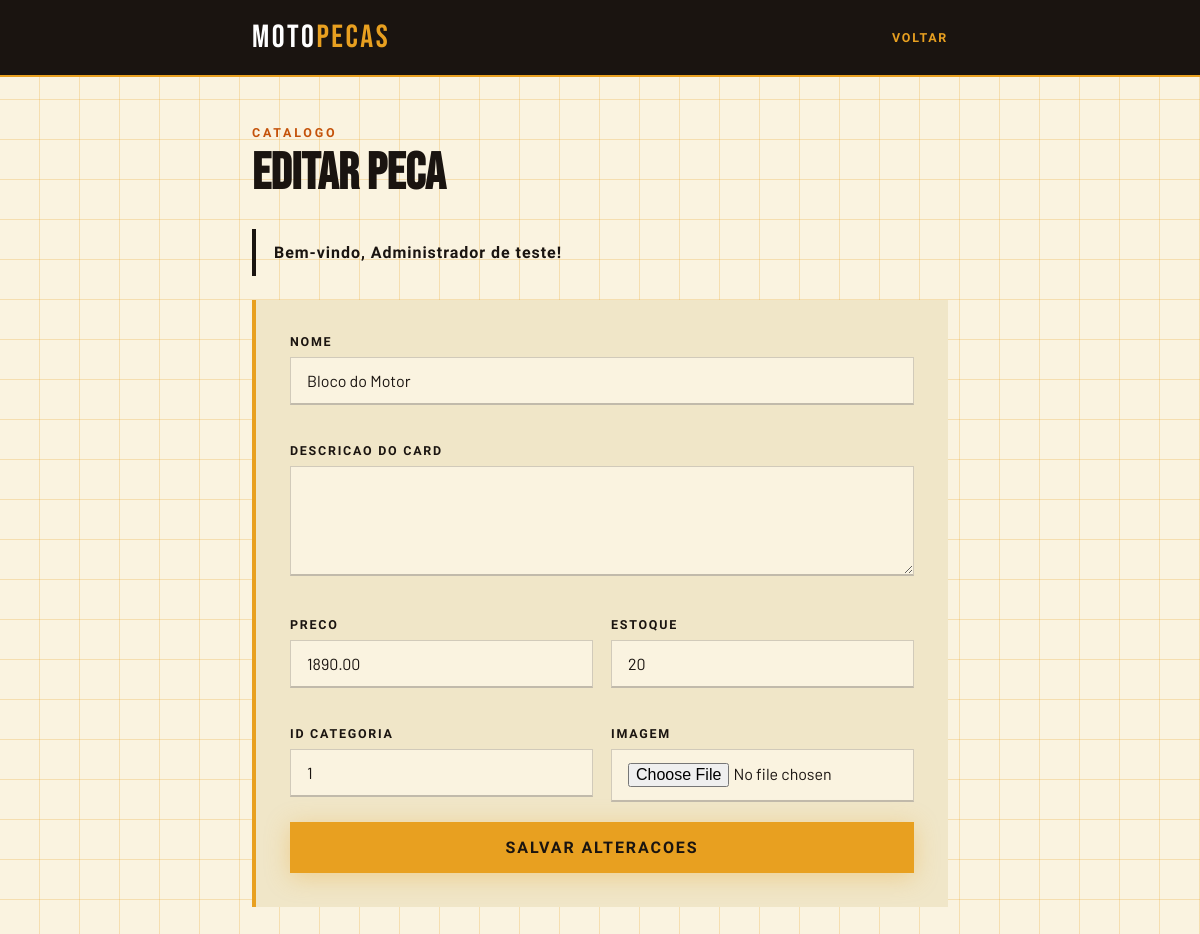
Page /?url=admin/pecas/edit/1 (signed in) on the committed database.
### tables this page shows
CREATE TABLE `produto` (
  `id` int(11) NOT NULL,
  `nome` varchar(150) NOT NULL,
  `preco` decimal(10,2) NOT NULL,
  `estoque` int(11) NOT NULL,
  `id_categoria` int(11) NOT NULL
);

### admin/config/conexao.php (called while the page is built, shortened)
<?php
function getDB(): PDO {
    static $pdo = null;
    if ($pdo === null) {
        try {
            $pdo = new PDO(
                'mysql:host=' . DB_HOST . ';port=3306;dbname=' . DB_NAME . ';charset=utf8mb4',
                DB_USER,
                DB_PASS,
                [
                    PDO::ATTR_ERRMODE            => PDO::ERRMODE_EXCEPTION,
                    PDO::ATTR_DEFAULT_FETCH_MODE => PDO::FETCH_ASSOC,
                    PDO::ATTR_EMULATE_PREPARES   => false,
                ]
            );
        } catch (PDOException $e) {
            http_response_code(500);
            exit('Erro: ' . $e->getMessage());
        }
    }
    return $pdo;
}

### admin/models/ProdutoModel.php (called while the page is built, shortened)
<?php
class ProdutoModel {
    private PDO $db;
    public function __construct() {
        $this->db = getDB();
    }
    public function find(int $id): ?array {
        $stmt = $this->db->prepare(
            'SELECT p.*, c.nome_categoria
             FROM produto p
             LEFT JOIN categoria c ON c.id = p.id_categoria
             WHERE p.id = ?'
        );
        $stmt->execute([$id]);
        $row = $stmt->fetch();
        return $row ?: null;
    }
}

### admin/views/admin/peca_form.php (the view, shortened to what this page needs)
<?php
$editando = !empty($produto);
$acao = $editando ? '?url=admin/pecas/update' : '?url=admin/pecas/store';
$titulo = $editando ? 'Editar peca' : 'Cadastrar peca';
$botao = $editando ? 'Salvar alteracoes' : 'Cadastrar peca';
?>
<!DOCTYPE html>
<html lang="pt-BR">
<head>
</head>
<body>
  <header>
    <div class="header-inner">
      <a href="?url=admin/dashboard" class="logo"><span>Moto</span>Pecas</a>
      <a href="?url=admin/dashboard" class="back">Voltar</a>
    </div>
  </header>
  <main>
    <div class="eyebrow">Catalogo</div>
    <h1><?= htmlspecialchars($titulo) ?></h1>
    <?php if (!empty($flash)): ?>
      <div class="flash flash-<?= htmlspecialchars($flash['tipo']) ?>"><?= htmlspecialchars($flash['mensagem']) ?></div>
    <?php endif; ?>
    <form action="<?= htmlspecialchars($acao) ?>" method="POST" enctype="multipart/form-data">
      <div class="grid">
        <div class="field full">
          <label for="nome">Nome</label>
          <input type="text" id="nome" name="nome" value="<?= htmlspecialchars($produto['nome'] ?? '') ?>" required>
        </div>
        <div class="field full">
          <label for="descricao">Descricao do card</label>
          <textarea id="descricao" name="descricao"><?= htmlspecialchars($produto['descricao'] ?? '') ?></textarea>
        </div>
        <div class="field">
          <label for="preco">Preco</label>
          <input type="text" id="preco" name="preco" placeholder="199.90" value="<?= isset($produto['preco']) ? htmlspecialchars(number_format((float)$produto['preco'], 2, '.', '')) : '' ?>" required>
        </div>
        <div class="field">
          <label for="estoque">Estoque</label>
          <input type="number" id="estoque" name="estoque" min="0" value="<?= (int)($produto['estoque'] ?? 0) ?>" required>
        </div>
        <div class="field">
          <label for="id_categoria">ID categoria</label>
          <input type="number" id="id_categoria" name="id_categoria" min="1" value="<?= (int)($produto['id_categoria'] ?? 1) ?>" required>
        </div>
        <div class="field">
          <label for="imagem">Imagem</label>
          <input type="file" id="imagem" name="imagem" accept="image/png,image/jpeg,image/webp,image/gif">
        </div>
      </div>
      <button type="submit"><?= htmlspecialchars($botao) ?></button>
    </form>
  </main>
</body>
</html>

### admin/views/admin/peca_form.php (style rules this page uses)
*,*::before,*::after { box-sizing:border-box;margin:0;padding:0 }
:root { --amber:#E8A020;--amber-lt:#F5C842;--rust:#C4520A;--ink:#1A1410;--paper:#FAF3E0;--paper-dk:#F0E6C8;--muted:#7A6A50;--line:rgba(232,160,32,.25) }
body { background:var(--paper);color:var(--ink);font-family:'Barlow',sans-serif;min-height:100vh }
body::before { content:'';position:fixed;inset:0;background-image:repeating-linear-gradient(0deg,transparent,transparent 39px,var(--line) 39px,var(--line) 40px),repeating-linear-gradient(90deg,transparent,transparent 39px,var(--line) 39px,var(--line) 40px);pointer-events:none }
header { position:relative;background:var(--ink);border-bottom:2px solid var(--amber) }
.header-inner,main { position:relative;max-width:760px;margin:0 auto;padding-left:32px;padding-right:32px }
.header-inner { padding-top:18px;padding-bottom:18px;display:flex;align-items:center;justify-content:space-between;gap:18px }
.logo { font-family:'Bebas Neue',sans-serif;font-size:2rem;letter-spacing:.08em;color:var(--amber);text-decoration:none }
.logo span { color:#fff }
.back { font-family:'Barlow Condensed',sans-serif;font-size:.78rem;font-weight:700;letter-spacing:.14em;text-transform:uppercase;color:var(--amber);text-decoration:none }
main { padding-top:48px;padding-bottom:72px }
.eyebrow { font-family:'Barlow Condensed',sans-serif;font-size:.78rem;font-weight:700;letter-spacing:.22em;text-transform:uppercase;color:var(--rust);margin-bottom:10px }
h1 { font-family:'Bebas Neue',sans-serif;font-size:3.2rem;line-height:.95;margin-bottom:30px }
.flash { padding:14px 18px;margin-bottom:24px;font-family:'Barlow Condensed',sans-serif;font-weight:600;letter-spacing:.06em;border-left:4px solid }
form { background:var(--paper-dk);border-left:4px solid var(--amber);padding:34px }
.grid { display:grid;grid-template-columns:1fr 1fr;gap:18px }
.field { margin-bottom:20px }
.field.full { grid-column:1/-1 }
label { display:block;font-family:'Barlow Condensed',sans-serif;font-size:.78rem;font-weight:700;letter-spacing:.14em;text-transform:uppercase;margin-bottom:8px }
input,textarea { width:100%;background:var(--paper);border:1px solid rgba(26,20,16,.18);border-bottom:2px solid rgba(26,20,16,.25);padding:13px 16px;font:inherit;color:var(--ink);outline:none }
textarea { min-height:110px;resize:vertical }
button { width:100%;border:0;background:var(--amber);color:var(--ink);padding:16px 28px;font-family:'Barlow Condensed',sans-serif;font-size:1rem;font-weight:700;letter-spacing:.12em;text-transform:uppercase;cursor:pointer;box-shadow:0 4px 24px rgba(232,160,32,.35) }

### rows in the picture
produto: nome "Bloco do Motor", preco "1890.00", estoque "20", id_categoria "1"

### other values in the picture
$titulo "Editar peca"
$flash['mensagem'] "Bem-vindo, Administrador de teste!"
$botao "SALVAR ALTERACOES"
